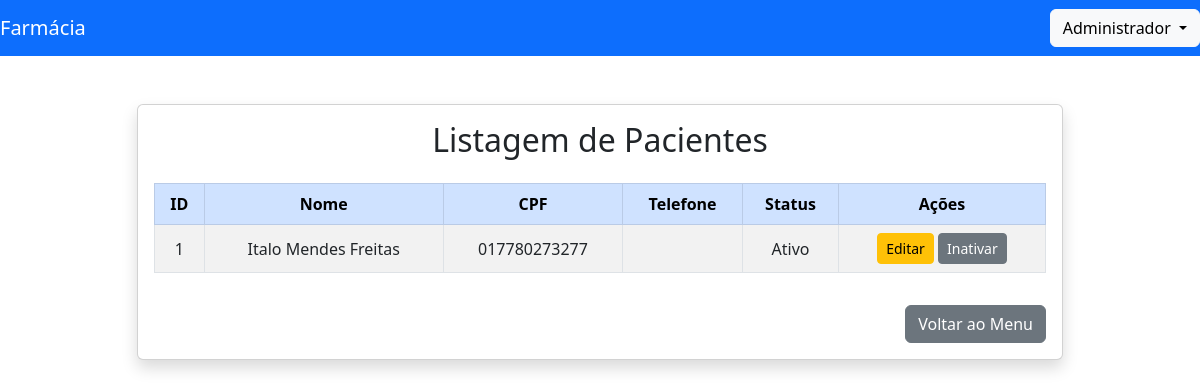
Page /listar_pacientes.php (signed in) on the committed database.
### tables this page shows
CREATE TABLE `pacientes` (
  `id` int NOT NULL AUTO_INCREMENT,
  `nome` varchar(100) NOT NULL,
  `cpf` varchar(14) DEFAULT NULL,
  `telefone` varchar(15) DEFAULT NULL,
  `data_cadastro` timestamp NULL DEFAULT CURRENT_TIMESTAMP,
  `ativo` tinyint DEFAULT '1',
  PRIMARY KEY (`id`),
  UNIQUE KEY `cpf` (`cpf`)
);

### listar_pacientes.php (the view, shortened to what this page needs)
<?php include 'cabecalho.php'; ?>
<?php
$host = 'localhost';
$db   = 'estoque_farmacia';
$user = 'farmacia_user';
$pass = 'senha_forte';
try {
    $pdo = new PDO("mysql:host=$host;dbname=$db;charset=utf8", $user, $pass);
    $pdo->setAttribute(PDO::ATTR_ERRMODE, PDO::ERRMODE_EXCEPTION);
    $stmt = $pdo->query("SELECT * FROM pacientes ORDER BY nome");
    $pacientes = $stmt->fetchAll(PDO::FETCH_ASSOC);
} catch (PDOException $e) {
    die("Erro: " . $e->getMessage());
}
?>
<div class="container mt-5">
    <div class="row justify-content-center">
        <div class="col-lg-10">
            <div class="card shadow">
                <div class="card-body">
                    <h2 class="mb-4 text-center">Listagem de Pacientes</h2>
                    <div class="table-responsive">
                        <table class="table table-striped table-bordered text-center align-middle">
                            <thead class="table-primary">
                            <tr>
                                <th>ID</th>
                                <th>Nome</th>
                                <th>CPF</th>
                                <th>Telefone</th>
                                <th>Status</th>
                                <th>Ações</th>
                            </tr>
                            </thead>
                            <tbody>
                            <?php foreach ($pacientes as $paciente): ?>
                                <tr class="<?= $paciente['ativo'] ? '' : 'table-secondary'; ?>">
                                    <td><?= $paciente['id']; ?></td>
                                    <td><?= htmlspecialchars($paciente['nome']); ?></td>
                                    <td><?= htmlspecialchars($paciente['cpf']); ?></td>
                                    <td><?= htmlspecialchars($paciente['telefone']); ?></td>
                                    <td><?= $paciente['ativo'] ? 'Ativo' : 'Inativo'; ?></td>
                                    <td>
                                        <a href="editar_paciente.php?id=<?= $paciente['id']; ?>" class="btn btn-sm btn-warning">Editar</a>
                                        <?php if ($paciente['ativo']): ?>
                                            <a href="alterar_status_paciente.php?id=<?= $paciente['id']; ?>&status=0" class="btn btn-sm btn-secondary">Inativar</a>
                                        <?php else: ?>
                                            <a href="alterar_status_paciente.php?id=<?= $paciente['id']; ?>&status=1" class="btn btn-sm btn-success">Ativar</a>
                                        <?php endif; ?>
                                    </td>
                                </tr>
                            <?php endforeach; ?>
                            </tbody>
                        </table>
                    </div>
                    <div class="text-end mt-3">
                        <a href="index.php" class="btn btn-secondary">Voltar ao Menu</a>
                    </div>
                </div>
            </div>
        </div>
    </div>
</div>

### rows in the picture
pacientes: id "1", nome "Italo Mendes Freitas", cpf "017780273277", ativo "Ativo"

### other values in the picture
$_SESSION['usuario_nome'] "Administrador"
